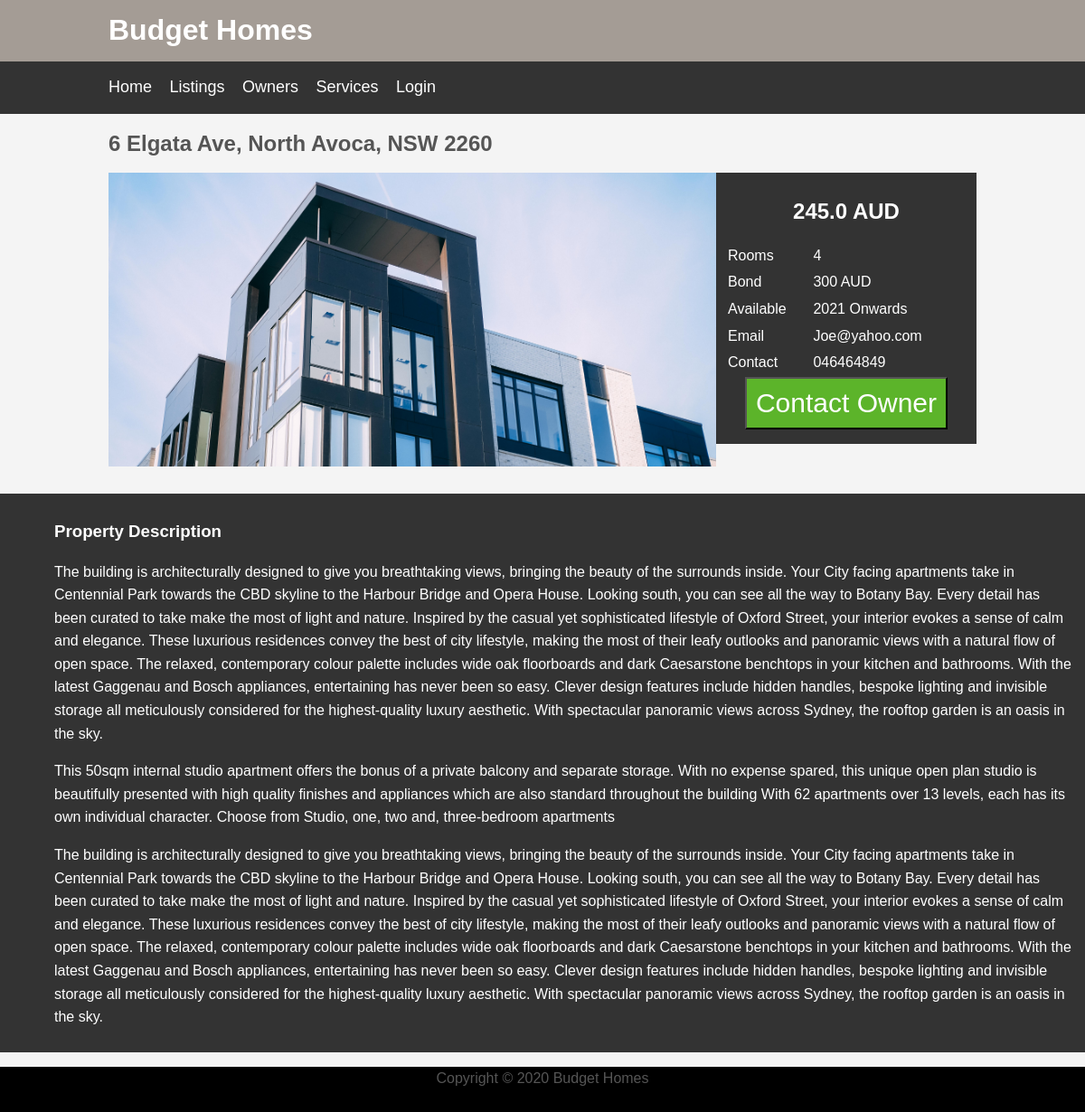
The page /house/8 on the database its author committed.
### bhome/models.py (models this page shows, shortened)
class Home(models.Model):
    name = models.CharField(max_length=122)
    rooms = models.IntegerField()
    bath = models.IntegerField()
    price = models.FloatField()
    pic = models.ImageField(upload_to='static/images/')
    garage = models.CharField(max_length=10)
    balcony = models.CharField(max_length=10, default='No')
    shared = models.CharField(max_length=10)
    bond = models.CharField(max_length=50)
    available = models.CharField(max_length=122)
    ow_email = models.EmailField()
    ow_phone = models.CharField(max_length=122)
    description = models.TextField()
    status = models.CharField(max_length=10, default='Awaiting')
    date = models.DateTimeField(auto_now_add=True, blank=True)
    owners = models.BooleanField(default=False)

### bhome/views.py (the view)
# urls.py: path('house/<str:pk>', views.house, name='house'),
def house(request, pk):
    current_home = Home.objects.get(id=pk)
    context = {'current_home': current_home, 'status': request.user.is_authenticated}
    return render(request, 'house.html', context)

### templates/house.html
{% extends 'base.html' %}
{% block style %}
    <link rel="stylesheet" type="text/css" href="/static/css/house.css">
{% endblock style %}
{% block user_info %}
    {% if status == False %}
        <a href="{% url 'login' %}">Login</a>
    {% else %}
        <a href="{% url 'logout' %}" style="color: #ff665a">Logout</a>
    {% endif %}
{% endblock user_info %}
{% block body %}
    <section id="banner">
        <div class="container">
            <h1>{{ current_home.name }}
            </h1>
        </div>
    </section>
    <div class="container">
        <section id="main" style="background-image: url({{ current_home.pic.url }})"></section>
        <aside id="sidebar">
            <h1>{{ current_home.price }} AUD</h1>
            <table>
                <tr>
                    <td>Rooms</td>
                    <td>{{ current_home.rooms }}</td>
                </tr>
                <tr>
                    <td>Bond</td>
                    <td>{{ current_home.bond }} AUD</td>
                </tr>
                <tr>
                    <td>Available</td>
                    <td>{{ current_home.available }}</td>
                </tr>
                <tr>
                    <td>Email</td>
                    <td>{{ current_home.ow_email }}</td>
                </tr>
                <tr>
                    <td>Contact</td>
                    <td>{{ current_home.ow_phone }}</td>
                </tr>
            </table>
            <button type="button">Contact Owner</button>
        </aside>
    </div>
{% endblock body %}
{% block info %}
    <div id="content">
        <h3>Property Description</h3>
        <p>{{ current_home.description }}
        </p>
        <p>This 50sqm internal studio apartment offers the bonus of a private balcony and separate storage.
            With no expense spared, this unique open plan studio is beautifully presented with high quality finishes and
            appliances which are also standard throughout the building
            With 62 apartments over 13 levels, each has its own individual character. Choose from Studio, one, two and,
            three-bedroom apartments</p>
        <p>The building is architecturally designed to give you breathtaking views, bringing the beauty of the surrounds
            inside. Your City facing apartments take in Centennial Park towards the CBD skyline to the Harbour Bridge
            and Opera House. Looking south, you can see all the way to Botany Bay.
            Every detail has been curated to take make the most of light and nature. Inspired by the casual yet
            sophisticated lifestyle of Oxford Street, your interior evokes a sense of calm and elegance. These luxurious
            residences convey the best of city lifestyle, making the most of their leafy outlooks and panoramic views
            with a natural flow of open space. The relaxed, contemporary colour palette includes wide oak floorboards
            and dark Caesarstone benchtops in your kitchen and bathrooms. With the latest Gaggenau and Bosch appliances,
            entertaining has never been so easy. Clever design features include hidden handles, bespoke lighting and
            invisible storage all meticulously considered for the highest-quality luxury aesthetic. With spectacular
            panoramic views across Sydney, the rooftop garden is an oasis in the sky.</p>
    </div>
{% endblock info %}

### static/css/house.css (style rules this page uses)
body { background-color: #f4f4f4; color: #555; font-family: Arial, Helvetica, sans-serif; font-size: 16px; line-height: 1.6em; margin: 0; }
.container { width: 80%; margin: auto; overflow: hidden; }
#navigation a { color: #fff; text-decoration: none; font-size: 18px; padding-right: 15px; }
#main { background-position: center right; background-size: 100%; background-repeat: no-repeat; min-height: 325px; margin-bottom: 30px; text-align: center; }
#main { float: left; width: 70%; padding: 0 30px; box-sizing: border-box; }
#sidebar { float: right; width: 30%; min-height: 300px; background: #333; color: #fff; padding: 10px; box-sizing: border-box; text-align: center; }
.container button { background-color: #5CB42A; color: white; font-size: 30px; padding: 10px; }
.container table { width: 100%; padding-top: 0px; text-align: left; }
#content { float: center; width: 100%; min-height: 300px; background: #333; color: #fff; padding: 10px; box-sizing: border-box; }
#content h3 { padding-left: 50px; }
#content p { padding-left: 50px; }

### rows shown on the page
Home: name "6 Elgata Ave, North Avoca, NSW 2260", pic (picture), price "245.0", rooms "4", bond "300", available "2021 Onwards", ow_email "Joe@yahoo.com", ow_phone "046464849", description "The building is architecturally designed to give you breathtaking views, bringing the beauty of the surrounds inside. Your City facing apartments take in Centennial Park towards the CBD skyline to the Harbour Bridge and Opera House. Looking south, you can see all the way to Botany Bay. Every detail has been curated to take make the most of light and nature. Inspired by the casual yet sophisticated lifestyle of Oxford Street, your interior evokes a sense of calm and elegance. These luxurious residences convey the best of city lifestyle, making the most of their leafy outlooks and panoramic views with a natural flow of open space. The relaxed, contemporary colour palette includes wide oak…"
